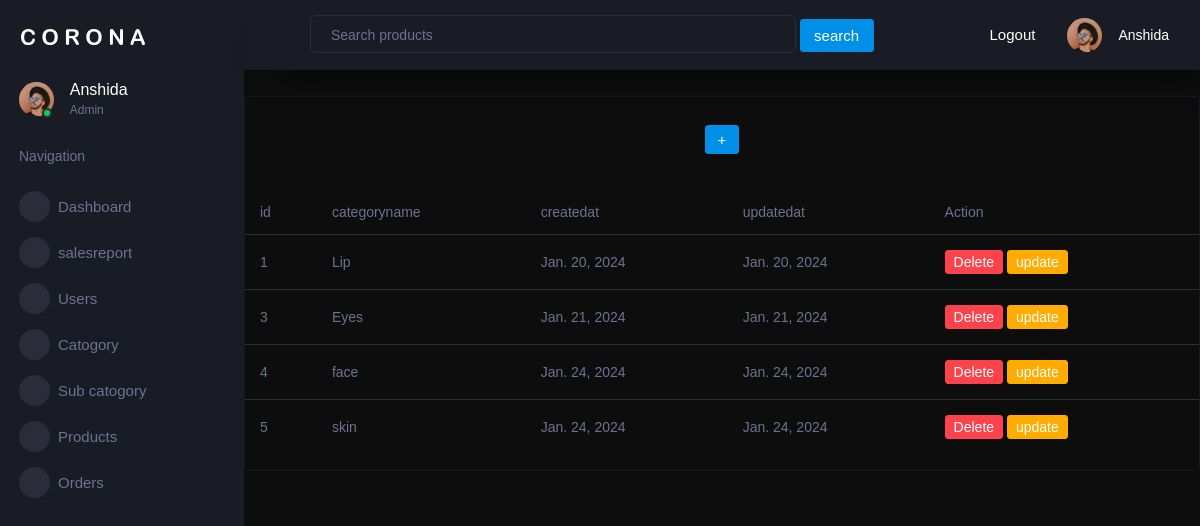
/adminpanel/category/, run on an earlier commit of the app's database.
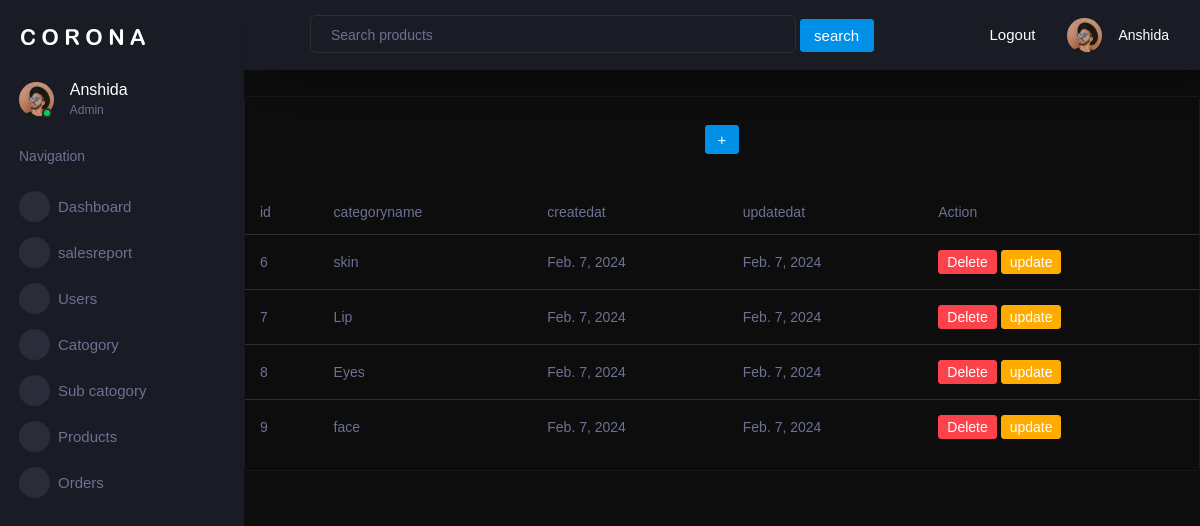
And on a later commit of the database.
### category/models.py (models this page shows, shortened)
class category(models.Model):
    category_name= models.CharField(max_length=50, unique=True)
    slug = models.SlugField(max_length=100, unique=True, null= True)
    created_at= models.DateField(auto_now=True)
    updated_at= models.DateField(auto_now=True)
    class mata:
        verbose_name= 'category'
        verbose_name_plural= 'categories'

### adminpanel/views.py (the view)
# urls.py: path('category/',views.categorylist, name='categorylist'),
def categorylist(request):
    categories= category.objects.all()
    paginator = Paginator(categories,8)
    page= request.GET.get('page')
    paged_categories = paginator.get_page(page)
    dict_category={
        'categories':  paged_categories
    }
    return render(request,'category.html',dict_category)

### templates/category.html (shortened to what this page needs)
{% extends 'adminbase.html' %}
{% load static %}
{% block content %}
<!DOCTYPE html>
<html lang="en">
<head>
  <link rel="stylesheet" href="{% static 'assets/vendors/mdi/css/materialdesignicons.min.css' %}">
  <link rel="stylesheet" href="{% static 'assets/vendors/css/vendor.bundle.base.css' %}">
  <link rel="stylesheet" href="{% static 'assets/vendors/jvectormap/jquery-jvectormap.css' %}">
  <link rel="stylesheet" href="{% static 'assets/vendors/flag-icon-css/css/flag-icon.min.css' %}">
  <link rel="stylesheet" href="{% static 'assets/vendors/owl-carousel-2/owl.carousel.min.css' %}">
  <link rel="stylesheet" href="{% static 'assets/vendors/owl-carousel-2/owl.theme.default.min.css' %}">
  <link rel="stylesheet" href="{% static 'assets/css/style.css' %}">
</head>
<body>
  <div class="row ">
    <div class="col-12 grid-margin">
      <div class="card">
        <div class="card-body bg-dark">
          <div class="text-center  pb-2"><a href="{% url 'adminpanel:addcategory' %}" class="btn btn-primary btn-md">+</a>
          </div>
        </div>
        <div class="table-responsive bg-dark">
          <table class="table">
            <thead>
              <tr>
                <th> id </th>
                <th> categoryname </th>
                <th> createdat </th>
                <th> updatedat </th>
                <th> Action</th>
              </tr>
            </thead>
            <tbody>
              {% for i in categories %}
              <tr>
                <td>{{i.id}}</td>
                <td>{{i.category_name}}</td>
                <td>{{i.created_at}}</td>
                <td>{{i.updated_at}}</td>
                <td><a href="{% url 'adminpanel:delete_category' category_id=i.id %}" class="btn btn-danger btn-sm">Delete</a>
                <a href="{% url 'adminpanel:update_category'  category_id=i.id %}" class="btn btn-warning btn-sm">update</a></td>
              </tr>
             {% endfor %}
        </tbody>
        </table>
      </div>
    </div>
  </div>
  </div>
</body>
</html>
{% endblock content %}

What changed in the data, as far as the page shows it:
removed category: id "1", category_name "Lip", created_at "Jan. 20, 2024", updated_at "Jan. 20, 2024"
removed category: id "3", category_name "Eyes", created_at "Jan. 21, 2024", updated_at "Jan. 21, 2024"
removed category: id "4", category_name "face", created_at "Jan. 24, 2024", updated_at "Jan. 24, 2024"
removed category: id "5", category_name "skin", created_at "Jan. 24, 2024", updated_at "Jan. 24, 2024"
added category: id "6", category_name "skin", created_at "Feb. 7, 2024", updated_at "Feb. 7, 2024"
added category: id "7", category_name "Lip", created_at "Feb. 7, 2024", updated_at "Feb. 7, 2024"
added category: id "8", category_name "Eyes", created_at "Feb. 7, 2024", updated_at "Feb. 7, 2024"
added category: id "9", category_name "face", created_at "Feb. 7, 2024", updated_at "Feb. 7, 2024"
